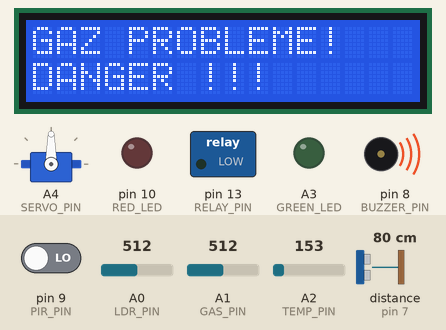
The sketch below on a simulated Arduino Uno, built with avr-gcc and run on an emulated ATmega328P. Parts: 16×2 character LCD, servo, switched loads named in the sketch (green lamp = pin HIGH), output pins drawn as LEDs (lit = HIGH), buzzer (waves = sounding). The test bench sets the inputs (shaded band); at power-on: A1 (GAS_PIN) = 512, A2 (TEMP_PIN) = 153, distance to the obstacle (sensor on pin 7) 80 cm, pin 9 (PIR_PIN) LOW, A0 (LDR_PIN) = 512. The echo pulse lasts 58.3 µs per cm; pins used as bus, display or sensor lines are not drawn; what the sketch prints to the serial monitor is not drawn.

Above: at 3.2 s.
3.3 s: A1 (GAS_PIN) set to 410
5.2 s: A1 (GAS_PIN) set to 394
At 6.5 s:
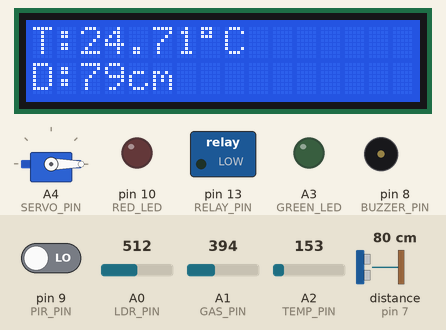
7.6 s: A2 (TEMP_PIN) set to 165
At 8.8 s:
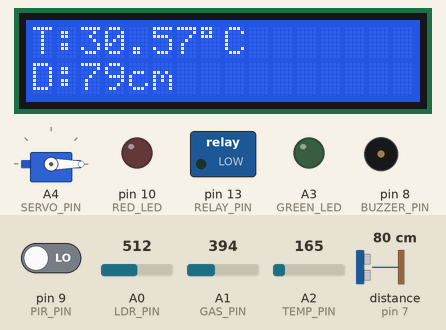
9.1 s: distance to the obstacle (sensor on pin 7) set to 56 cm
At 10.1 s:
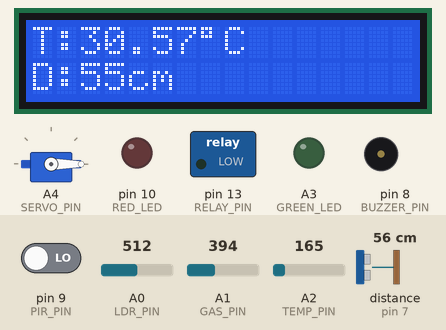
10.6 s: distance to the obstacle (sensor on pin 7) set to 47 cm
At 11.2 s:
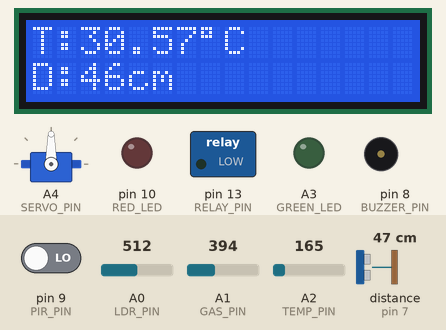
12.2 s: distance to the obstacle (sensor on pin 7) set to 35 cm
At 13.4 s:
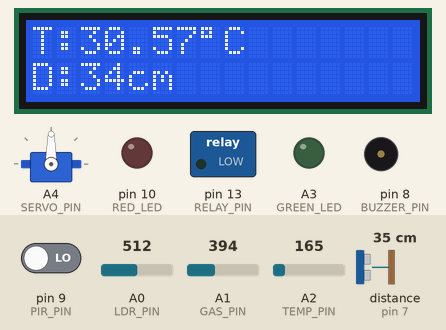
Timing chart, 0 to 15.2 s (numbered marks = the images above; inputs shaded):
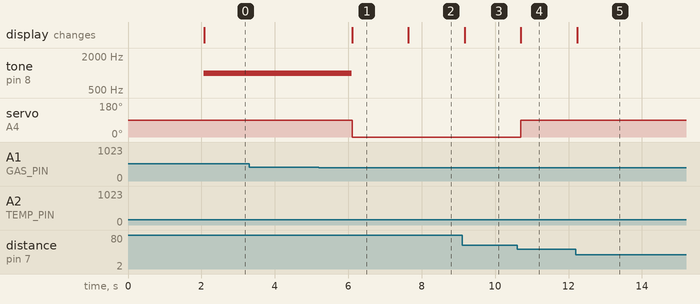

The sketch:

smart_house.ino
```cpp
#include <Servo.h>
#include <LiquidCrystal.h>

//
// LCD
//
LiquidCrystal lcd(12, 11, 5, 4, 3, 2);

//
// PINS
//
#define LDR_PIN A0
#define GAS_PIN A1
#define TEMP_PIN A2

#define GREEN_LED A3
#define SERVO_PIN A4

#define TRIG_PIN 6
#define ECHO_PIN 7

#define BUZZER_PIN 8
#define PIR_PIN 9

#define RED_LED 10

#define RELAY_PIN 13

//
// VARIABLES
//
Servo doorServo;

int gasLimit = 400;

//
// FUNCTION : DISTANCE
//
long getDistance()
{
  digitalWrite(TRIG_PIN, LOW);
  delayMicroseconds(2);

  digitalWrite(TRIG_PIN, HIGH);
  delayMicroseconds(10);

  digitalWrite(TRIG_PIN, LOW);

  long duration = pulseIn(ECHO_PIN, HIGH);

  long distance = duration * 0.034 / 2;

  return distance;
}

void setup()
{
  //
  // SERIAL
  //
  Serial.begin(9600);

  //
  // LCD
  //
  lcd.begin(16, 2);

  //
  // PIN MODES
  //
  pinMode(LDR_PIN, INPUT);
  pinMode(GAS_PIN, INPUT);
  pinMode(TEMP_PIN, INPUT);

  pinMode(TRIG_PIN, OUTPUT);
  pinMode(ECHO_PIN, INPUT);

  pinMode(BUZZER_PIN, OUTPUT);

  pinMode(PIR_PIN, INPUT);

  pinMode(RELAY_PIN, OUTPUT);

  pinMode(RED_LED, OUTPUT);
  pinMode(GREEN_LED, OUTPUT);

  //
  // SERVO
  //
  doorServo.attach(SERVO_PIN);

  //
  // START MESSAGE
  //
  lcd.setCursor(0, 0);
  lcd.print("SMART HOME");

  lcd.setCursor(0, 1);
  lcd.print("SYSTEM READY");

  delay(2000);

  lcd.clear();
}

void loop()
{
  //
  // =========================
  // TEMPERATURE
  // =========================
  //

  float temp =
  ((analogRead(TEMP_PIN) * 5.0 / 1024.0) - 0.5) / 0.01;

  //
  // =========================
  // GAS SENSOR
  // =========================
  //

  int gasValue = analogRead(GAS_PIN);

  //
  // GAS ALERT
  //
  if (gasValue > gasLimit)
  {
    tone(BUZZER_PIN, 1000);

    lcd.clear();

    lcd.setCursor(0, 0);
    lcd.print("GAZ PROBLEME!");

    lcd.setCursor(0, 1);
    lcd.print("DANGER !!!");

    Serial.println("GAS DETECTED");

    delay(1000);

    return;
  }
  else
  {
    noTone(BUZZER_PIN);
  }

  //
  // =========================
  // LDR CONTROL
  // =========================
  //

  int lightValue = analogRead(LDR_PIN);

  //
  // DARK => LIGHT ON
  //
  if (lightValue < 500)
  {
    digitalWrite(RELAY_PIN, HIGH);
  }
  else
  {
    digitalWrite(RELAY_PIN, LOW);
  }


 //
// =========================
// PIR SENSOR
// =========================
//

int motion = digitalRead(PIR_PIN);

if (motion == HIGH)
{
    Serial.println("Motion Detected");

    //
    // Activer lampe/ventilateur
    //
    digitalWrite(RELAY_PIN, HIGH);

    lcd.clear();

    lcd.setCursor(0,0);
    lcd.print("MOUVEMENT");

    lcd.setCursor(0,1);
    lcd.print("DETECTE !");
}
else
{
    digitalWrite(RELAY_PIN, LOW);
}
  //
  // =========================
  // ULTRASONIC SENSOR
  // =========================
  //

  long distance = getDistance();

  //
  // OPEN DOOR
  //
  if (distance < 50)
  {
    doorServo.write(90);

    Serial.println("Door Open");
  }
  else
  {
    doorServo.write(0);

    Serial.println("Door Closed");
  }

  //
  // =========================
  // LCD DISPLAY
  // =========================
  //

  lcd.clear();

  //
  // LINE 1
  //
  lcd.setCursor(0, 0);

  lcd.print("T:");
  lcd.print(temp);

  lcd.print((char)223);

  lcd.print("C");

  //
  // LINE 2
  //
  lcd.setCursor(0, 1);

  lcd.print("D:");
  lcd.print(distance);

  lcd.print("cm");

  //
  // SERIAL MONITOR
  //
  Serial.print("Temp = ");
  Serial.print(temp);

  Serial.print(" | Gas = ");
  Serial.print(gasValue);

  Serial.print(" | Light = ");
  Serial.print(lightValue);

  Serial.print(" | Distance = ");
  Serial.println(distance);

  delay(500);
}
```

Measured:
- the behaviour switches between 401 and 400 on A1 (GAS_PIN) (found by bisection; images 0 and 1)
- the behaviour switches between 51 and 50 cm on distance to the obstacle (sensor on pin 7) (found by bisection; images 3 and 4)
- after the input at 3.3 s, every drawn part: stays the same
- after the input at 5.2 s, tone on pin 8 (BUZZER_PIN): 1000 Hz → silent after 0.89 s; servo on A4 (SERVO_PIN): 90° → 0° after 0.90 s; the display: changes after 0.90 s (image 1)
- after the input at 7.6 s, the display: changes at once (image 2)
- after the input at 9.1 s, the display: changes after 0.07 s (image 3)
- after the input at 10.6 s, servo on A4 (SERVO_PIN): 0° → 90° after 0.10 s; the display: changes after 0.10 s (image 4)
- after the input at 12.2 s, the display: changes at once (image 5)
